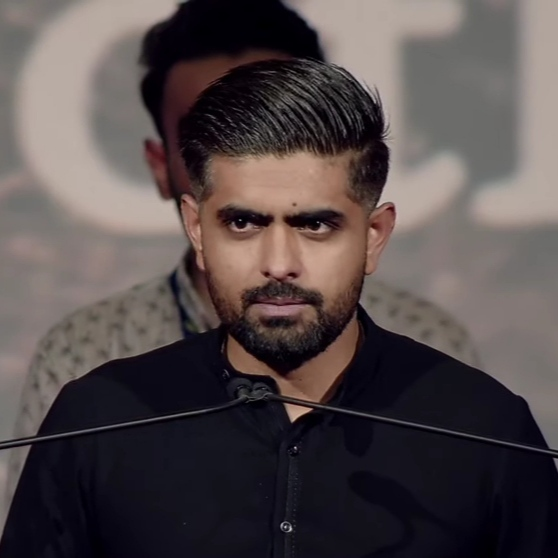
#> input picture b.jpg, 558 x 558 px
$ jupyter execute --allow-errors sports_celebrity_classification.ipynb   (shell and % lines are left out)
#> lines starting #> are read from the running program, lines starting #| are printed output that depends on the picture; after the words box and inside, x2 and y2 are one past the last pixel; in counts of white or black regions, pixels touching at a corner belong together
<h2 style='color:blue' align='center'>Sports Celebrity Image Classification<h2>

Special thanks to Debjyoti Paul (My data scientist friend at Amazon) for help with this project

[cell 1]
import numpy as np
import cv2
import matplotlib
from matplotlib import pyplot as plt

<h3 style='color:purple'>(1) Preprocessing: Detect face and eyes</h3>

#### When we look at any image, most of the time we identify a person using a face. An image might contain multiple faces, also the face can be obstructed and not clear. The first step in our pre-processing pipeline is to detect faces from an image. Once face is detected, we will detect eyes, if two eyes are detected then only we keep that image otherwise discard it.</h4>

#### Now how do you detect face and eyes?

We will use haar cascade from opencv for this. Here is an article on this: https://opencv-python-tutroals.readthedocs.io/en/latest/py_tutorials/py_objdetect/py_face_detection/py_face_detection.html?highlight=haar

[cell 2]
img = cv2.imread('b.jpg')
#> img is the input picture: shape (558, 558, 3); mean B, G, R 75.4, 74.8, 84.2
img.shape
#> Out = (558, 558, 3)

[cell 3]
plt.imshow(img)

[cell 4]
gray = cv2.cvtColor(img, cv2.COLOR_BGR2GRAY)
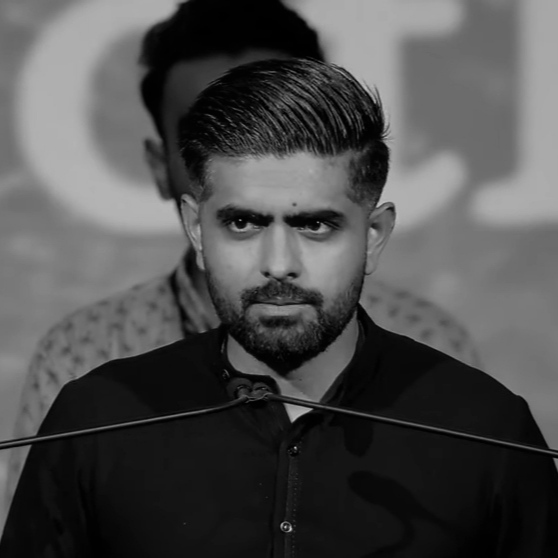
#> gray: shape (558, 558); min 0, max 206, mean 77.7
gray.shape
#> Out = (558, 558)

[cell 5]
gray

[cell 6]
plt.imshow(gray, cmap='gray')

[cell 7]
# ✅ Load Haarcascades from OpenCV's built-in data directory
face_cascade = cv2.CascadeClassifier(cv2.data.haarcascades + "haarcascade_frontalface_default.xml")
eye_cascade  = cv2.CascadeClassifier(cv2.data.haarcascades + "haarcascade_eye.xml")

# ✅ Detect faces
faces = face_cascade.detectMultiScale(gray, scaleFactor=1.3, minNeighbors=5)
#> faces = [[172, 142, 214, 214]]
faces
#> Out = [[172, 142, 214, 214]]

[cell 8]
(x,y,w,h) = faces[0]
#> x = 172; y = 142; w = 214; h = 214
x,y,w,h
#> Out = (172, 142, 214, 214)

[cell 9]
face_img = cv2.rectangle(img,(x,y),(x+w,y+h),(255,0,0),2)
plt.imshow(face_img)

[cell 10]
cv2.destroyAllWindows()
for (x,y,w,h) in faces:
    face_img = cv2.rectangle(img,(x,y),(x+w,y+h),(255,0,0),2)
    roi_gray = gray[y:y+h, x:x+w]
    roi_color = face_img[y:y+h, x:x+w]
    eyes = eye_cascade.detectMultiScale(roi_gray)
    for (ex,ey,ew,eh) in eyes:
        cv2.rectangle(roi_color,(ex,ey),(ex+ew,ey+eh),(0,255,0),2)
#> this loop made 1 pass
#> (x, y, w, h, eyes) on pass 1: (172, 142, 214, 214, [[42, 54, 51, 51], [119, 56, 53, 53]])
#> pass 1, `roi_color = face_img[y:y+h, x:x+w]`:
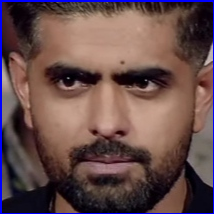
#> roi_color: shape (214, 214, 3); mean B, G, R 75.8, 76.3, 102.1
#> after the loop:
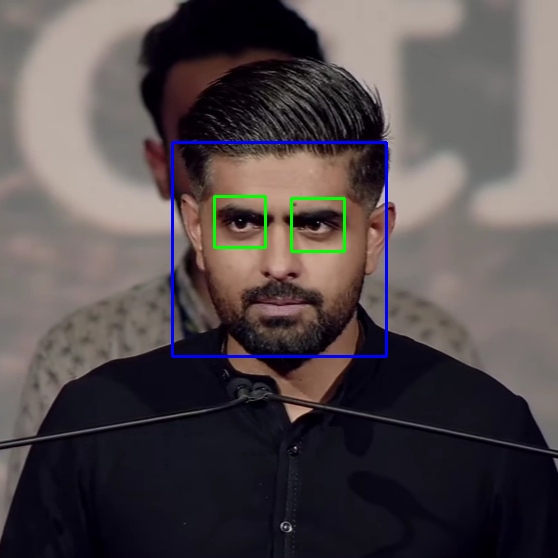
#> img: shape (558, 558, 3); mean B, G, R 76.7, 74.9, 83.1
#> after the loop:
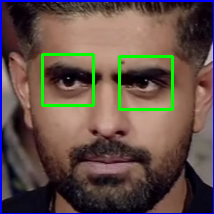
#> roi_color: shape (214, 214, 3); 2.71% of pixels changed, all inside (x1, y1, x2, y2) = (41, 53, 174, 111)


plt.figure()
plt.imshow(face_img, cmap='gray')
plt.show()

<h3 style='color:purple'>(2) Preprocessing: Crop the facial region of the image</h3>

[cell 11]
plt.imshow(roi_color, cmap='gray')

[cell 12]
cropped_img = np.array(roi_color)
cropped_img.shape
#> Out = (214, 214, 3)

<h3 style='color:purple'>(3) Preprocessing: Use wavelet transform as a feature for traning our model</h3>

#### In wavelet transformed image, you can see edges clearly and that can give us clues on various facial features such as eyes, nose, lips etc

### Wavelet transform

[cell 13]
import numpy as np
import pywt
import cv2

def w2d(img, mode='haar', level=1):
#> called with mode = 'db1', level = 5
    imArray = img
    #Datatype conversions
    #convert to grayscale
    imArray = cv2.cvtColor( imArray,cv2.COLOR_RGB2GRAY )
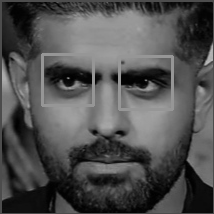
#> imArray: shape (214, 214); min 0, max 185, mean 80.1
    #convert to float
    imArray =  np.float32(imArray)
    imArray /= 255;
    # compute coefficients
    coeffs=pywt.wavedec2(imArray, mode, level=level)
#> coeffs = 6 items

    #Process Coefficients
    coeffs_H=list(coeffs)
#> coeffs_H = 6 items
    coeffs_H[0] *= 0;

    # reconstruction
    imArray_H=pywt.waverec2(coeffs_H, mode);
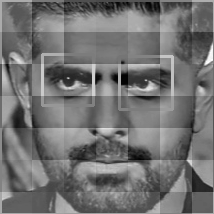
#> imArray_H: shape (214, 214) float32; min -0.394, max 0.479, mean -0.00278; drawn with min black and max white
    imArray_H *= 255;
    imArray_H =  np.uint8(imArray_H)
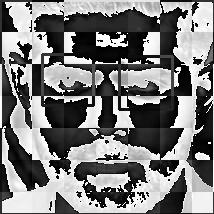
#> imArray_H: shape (214, 214); min 0, max 255, mean 122.2

    return imArray_H

[cell 14]
im_har = w2d(cropped_img,'db1',5)
plt.imshow(im_har, cmap='gray')

#### You can see above a wavelet transformed image that gives clues on facial features such as eyes, nose, lips etc. This along with raw pixel image can be used as an input for our classifier

<h3 style='color:purple'>(3) Preprocessing: Load image, detect face. If eyes >=2, then save and crop the face region</h3>

####  Lets write a python function that can take input image and returns cropped image (if face and eyes >=2 are detected)

[cell 15]
def get_cropped_image_if_2_eyes(image_path):
#> called with image_path = 'b.jpg'
    img = cv2.imread(image_path)
    gray = cv2.cvtColor(img, cv2.COLOR_BGR2GRAY)
    faces = face_cascade.detectMultiScale(gray, 1.3, 5)
#> faces = [[172, 142, 214, 214]]
    for (x,y,w,h) in faces:
        roi_gray = gray[y:y+h, x:x+w]
        roi_color = img[y:y+h, x:x+w]
        eyes = eye_cascade.detectMultiScale(roi_gray)
        if len(eyes) >= 2:
            return roi_color
#> this loop made 1 pass
#> pass 1, in get_cropped_image_if_2_eyes, `roi_color = img[y:y+h, x:x+w]`:
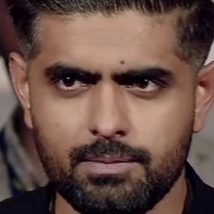
#> roi_color: shape (214, 214, 3); mean B, G, R 70.2, 77.8, 103.9

[cell 16]
original_image = cv2.imread('b.jpg')
plt.imshow(original_image)

[cell 17]
cropped_image = get_cropped_image_if_2_eyes('b.jpg')
plt.imshow(cropped_image)

**In below image face is not very clear and it doesn't have two eyes clearly visible**

[cell 18]
org_image_obstructed = cv2.imread('b.jpg')
plt.imshow(org_image_obstructed)

[cell 19]
cropped_image_no_2_eyes = get_cropped_image_if_2_eyes('b.jpg')
cropped_image_no_2_eyes

**Above cropped_image_no_2_eyes is None which means we should ignore this image and we will not use such image for model training**

[cell 20]
path_to_data = "./dataset/"
path_to_cr_data = "./dataset/cropped/"

[cell 21]
import os
img_dirs = []
for entry in os.scandir(path_to_data):
    if entry.is_dir():
        img_dirs.append(entry.path)

[cell 22]
img_dirs

**Go through all images in dataset folder and create cropped images for them. There will be cropped folder inside dataset folder after you run this code**

[cell 23]
import shutil
if os.path.exists(path_to_cr_data):
     shutil.rmtree(path_to_cr_data)
os.mkdir(path_to_cr_data)

[cell 24]
cropped_image_dirs = []
celebrity_file_names_dict = {}
for img_dir in img_dirs:
    count = 1
    celebrity_name = img_dir.split('/')[-1]
    celebrity_file_names_dict[celebrity_name] = []
    for entry in os.scandir(img_dir):
        if entry.is_file() and entry.path.endswith("jpg"):
            print(entry.path)
            roi_color = get_cropped_image_if_2_eyes(entry.path)
#> call 3 of get_cropped_image_if_2_eyes, with image_path = './dataset/Babar/123445911.jpg'
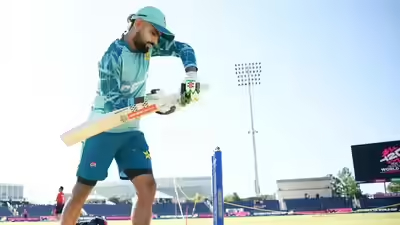
#> input picture dataset/Babar/123445911.jpg, 400 x 225 px
#> in get_cropped_image_if_2_eyes, img is the input picture: shape (225, 400, 3); mean B, G, R 216.8, 210.9, 197.5
#> in get_cropped_image_if_2_eyes (call 3), `gray = cv2.cvtColor(img, cv2.COLOR_BGR2GRAY)`:
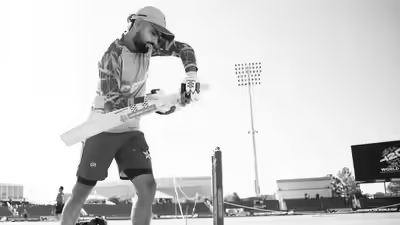
#> gray: shape (225, 400); min 2, max 255, mean 207.6
#> in get_cropped_image_if_2_eyes (call 3), `faces = face_cascade.detectMultiScale(gray, 1.3, 5)`: faces = ()
            if roi_color is not None:
                cropped_folder = path_to_cr_data + celebrity_name
                if not os.path.exists(cropped_folder):
                    os.makedirs(cropped_folder)
                    cropped_image_dirs.append(cropped_folder)
                    print("Generating cropped images in folder: ",cropped_folder)
                cropped_file_name = celebrity_name + str(count) + ".png"
                cropped_file_path = cropped_folder + "/" + cropped_file_name
                cv2.imwrite(cropped_file_path, roi_color)
                celebrity_file_names_dict[celebrity_name].append(cropped_file_path)
                count += 1

### Now you should have cropped folder under datasets folder that contains cropped images

### Manually examine cropped folder and delete any unwanted images

[cell 25]
celebrity_file_names_dict = {}
for img_dir in cropped_image_dirs:
    celebrity_name = img_dir.split('/')[-1]
    file_list = []
    for entry in os.scandir(img_dir):
        file_list.append(entry.path)
    celebrity_file_names_dict[celebrity_name] = file_list
celebrity_file_names_dict

[cell 26]
class_dict = {}
count = 0
for celebrity_name in celebrity_file_names_dict.keys():
    class_dict[celebrity_name] = count
    count = count + 1
#> this loop made 0 passes
#> after the loop, class_dict = 0 items; count = 0
class_dict
